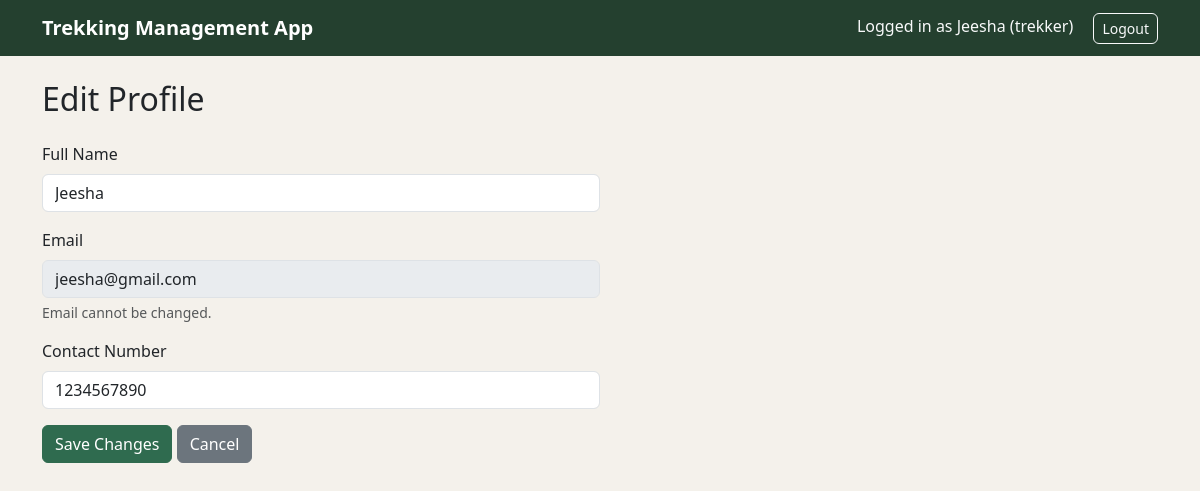
/trekker/profile (signed in), run on the app's committed database.
### models.py (models this page shows, shortened)
class User(db.Model, UserMixin):
    __tablename__='users'
    id=db.Column(db.Integer,primary_key=True)
    name=db.Column(db.String(80),nullable=False)
    email=db.Column(db.String(120),unique=True,nullable=False)
    password_hash=db.Column(db.String(256),nullable=False)
    contact_details=db.Column(db.String(20))
    role=db.Column(db.String(20),nullable=False)
    approval_status=db.Column(db.String(20),default='Pending')
    is_blacklisted=db.Column(db.Boolean,default=False)
    created_at=db.Column(db.DateTime,default=datetime.utcnow)

### routes/trekker.py (the view)
@trekker_bp.route('/profile', methods=['GET', 'POST'])
@login_required
@role_required('trekker')
def edit_profile():
    if request.method == 'POST':
        current_user.name = request.form.get('name')
        current_user.contact_details = request.form.get('contact_details')
        db.session.commit()
        flash('Profile updated.', 'success')
        return redirect(url_for('trekker.edit_profile'))
    return render_template('trekker/edit_profile.html')

### app.py (called while the page is built)
@login_manager.user_loader
def load_user(user_id):
    return db.session.get(User, int(user_id))

### templates/trekker/edit_profile.html (shortened to what this page needs)
{% extends "base.html" %}
{% block content %}
<h2 class="mb-4">Edit Profile</h2>
<form method="POST" class="col-md-6">
    <div class="mb-3">
        <label class="form-label">Full Name</label>
        <input type="text" class="form-control" name="name" value="{{ current_user.name }}" required>
    </div>
    <div class="mb-3">
        <label class="form-label">Email</label>
        <input type="email" class="form-control" value="{{ current_user.email }}" disabled>
        <div class="form-text">Email cannot be changed.</div>
    </div>
    <div class="mb-3">
        <label class="form-label">Contact Number</label>
        <input type="text" class="form-control" name="contact_details" value="{{ current_user.contact_details or '' }}">
    </div>
    <button type="submit" class="btn btn-primary">Save Changes</button>
    <a href="{{ url_for('trekker.dashboard') }}" class="btn btn-secondary">Cancel</a>
</form>
{% endblock %}

### templates/base.html (shortened to what this page needs)
<!DOCTYPE html>
<html lang="en">
<head>
    <link href="https://cdn.jsdelivr.net/npm/bootstrap@5.3.3/dist/css/bootstrap.min.css" rel="stylesheet">
    <link href="{{ url_for('static', filename='css/style.css') }}" rel="stylesheet">
</head>
<body>
<nav class="navbar navbar-expand-lg navbar-dark bg-success">
    <div class="container">
        <a class="navbar-brand" href="{{ url_for('home') }}">Trekking Management App</a>
        <div>
            {% if current_user.is_authenticated %}
                <span class="navbar-text text-light me-3">
                    Logged in as {{ current_user.name }} ({{ current_user.role }})
                </span>
                <a class="btn btn-outline-light btn-sm" href="{{ url_for('auth.logout') }}">Logout</a>
            {% else %}
                <a class="btn btn-outline-light btn-sm me-2" href="{{ url_for('auth.login') }}">Login</a>
                <a class="btn btn-light btn-sm" href="{{ url_for('auth.register') }}">Register</a>
            {% endif %}
        </div>
    </div>
</nav>
<div class="container mt-4">
    {% block content %}
    {% endblock %}
</div>
</body>
</html>

### static/css/style.css (style rules this page uses)
:root { --bs-primary: #2f6b4f; --bs-primary-rgb: 47, 107, 79; --bs-success: #4a8a3a; --bs-success-rgb: 74, 138, 58; --bs-secondary: #6b6157; --bs-secondary-rgb: 107, 97, 87; }
body { background-color: #f4f1eb; }
.navbar { background-color: #24402f !important; }
.navbar-brand { font-weight: 600; }
.btn { border-radius: 6px; }
.btn-primary { background-color: #2f6b4f; border-color: #2f6b4f; }

### data on the page
User: name "Jeesha", role "trekker", email "jeesha@gmail.com", contact_details "1234567890"
